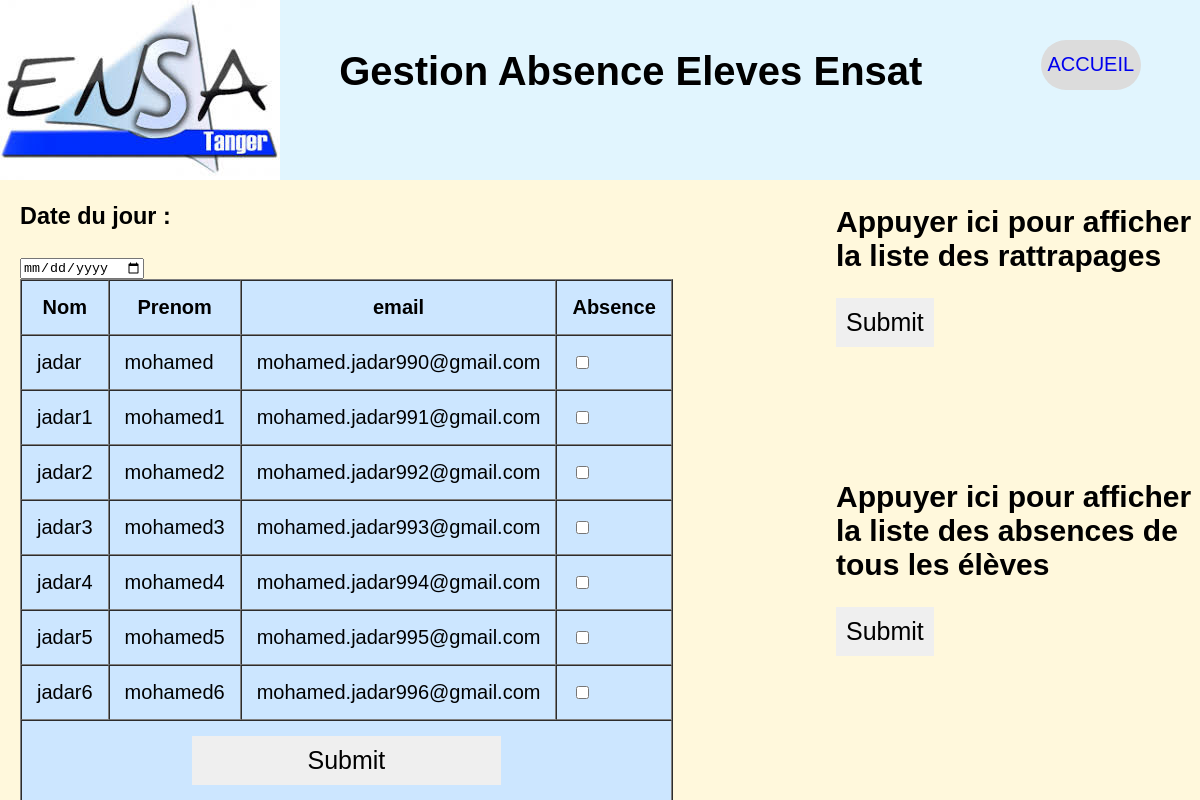
The page / on the database its author committed.
### tables this page shows
CREATE TABLE `eleves` (
  `CNE` varchar(20) NOT NULL,
  `NOM` varchar(25) NOT NULL,
  `PRENOM` varchar(25) NOT NULL,
  `EMAIL` varchar(200) NOT NULL,
  `PHOTO` varchar(200) NOT NULL
);

### CONTROLLER/controlleur.php (called while the page is built, shortened)
<?php
require 'Model/modele.php';
function Accueil(){
  $list_eleve = get_list_eleve();
  require 'VUES/vueForm.php';
}

### MODEL/modele.php (called while the page is built, shortened)
<?php
function connect_bdd() {
  $bdd = new PDO('mysql:host=localhost;dbname=ensaabsence;charset=utf8', 'root', '');
   $bdd->setAttribute(PDO::ATTR_ERRMODE, PDO::ERRMODE_EXCEPTION);
  return $bdd;
}
function get_list_eleve(){
 $bdd = connect_bdd();
  $res = $bdd ->query('select nom,prenom ,email ,cne from eleves order by nom asc ;');
  return $res ;
}
 ?>

### VUES/vueForm.php (the view, shortened to what this page needs)
		<div class="box1">
			<form action="index.php/?submit=form" method="POST">
			<div class="date">
				<h3>Date du jour : </h3>
				<input type="date" name="date_j">
			</div>
				<table border="1" CELLSPACING=0 CELLPADDING=15>
					<thead>
						<tr>
							<th>Nom</th>
							<th>Prenom</th>
							<th>email</th>
							<th>Absence</th>
						</tr>
					</thead>
					<?php foreach ($list_eleve as $eleve):  ?>
						<tr>
							<td><?php echo $eleve['nom'] ?></td>
							<td><?php echo $eleve['prenom'] ?></td>
							<td><?php echo $eleve['email'] ?></td>
							<td><input type="checkbox" name="check_list[]" value="<?php echo $eleve['cne'] ?>"></td>
						</tr>
					<?php endforeach ;  ?>
					<tr align="MIDDLE"><td colspan=4><input type="submit" class="btn" name="submitF" value="Submit"></td></tr>
				</table>
			</form>
		</div>
		<div class="box2">
			<form action="index.php?submit=ratt" method="POST">
				<h2>Appuyer ici pour afficher la liste des rattrapages</h2>
				<input type="submit" class="btn2" name="submitR" value="Submit">
			</form>
		</div>
		<div class="box3">
			<form action="index.php?submit=absence_Tout" method="POST">
				<h2>Appuyer ici pour afficher la liste des absences de tous les élèves</h2>
				<input type="submit" class="btn2" name="submitA" value="Submit">
			</form>
		</div>
<?php $contenu = ob_get_clean(); ?>
<?php require 'gabarit.php'; ?>

### index.php
<?php
	require 'CONTROLLER/controlleur.php';
try {
  if (isset($_GET['submit'])) {
		if($_GET['submit']=="form"){
			Liste_Absence();
		}elseif ($_GET['submit']=="ratt") {
			Liste_Ratt();
		}elseif ($_GET['submit']=="absence_Tout") {
			Liste_all_absence();
		}else
			throw new Exception("Error Processing Request", 1);
  }else
	 Accueil();
}
 catch(Exception $e){
 	echo  $e->getMessage();
 }

### gabarit.php (shortened to what this page needs)
<!DOCTYPE html>
<html lang="en">
<head>
	<link rel="stylesheet" href="CSS/style.css">
</head>
<body>
	<header class="header">
	 	<h1 class="head">Gestion Absence Eleves Ensat </h1>
		<img src="cropped-logo-1.jpg" class="logo-ensa" alt="logo_ensaT">
		<button class="btn-accueil"><a href="index.php">ACCUEIL</a></button>
	</header>
<?= $contenu ; ?>
</body>
</html>

### CSS/style.css (style rules this page uses)
body { font-family: sans-serif ; font-size: 20px; background: #FFF8DC; margin: 0; }
.header { display: grid ; background: #e1f5fe ; grid-template-areas: 'logo h1 h1 btn-accueil' }
.logo-ensa { grid-area: logo ; }
.header h1 { grid-area: h1; margin-left: 0; margin-top: 7%; }
.btn-accueil { grid-area: btn-accueil ; border-radius: 25px; font-size: 20px; font-weight: 10px; border: 0; color: black; background: #DCDCDC; width: 100px; height: 50px; margin-top: 25%; }
.btn-accueil a { text-decoration: none; }
.btn { width: 50%; border: 0; padding: 10px; font-size: 25px; }
.btn2 { border: 0; padding: 10px; font-size: 25px; }
.box1 { float : left; width: 68%; box-sizing: border-box; margin-left: 20px; }
.box2 { float : left; width: 30%; box-sizing: border-box; }
.box3 { box-sizing: border-box; margin-top: 300px; }
table { background: #cce6ff; }

### rows shown on the page
eleves: NOM "jadar", PRENOM "mohamed", EMAIL "mohamed.jadar990@gmail.com"
eleves: NOM "jadar1", PRENOM "mohamed1", EMAIL "mohamed.jadar991@gmail.com"
eleves: NOM "jadar2", PRENOM "mohamed2", EMAIL "mohamed.jadar992@gmail.com"
eleves: NOM "jadar3", PRENOM "mohamed3", EMAIL "mohamed.jadar993@gmail.com"
eleves: NOM "jadar4", PRENOM "mohamed4", EMAIL "mohamed.jadar994@gmail.com"
eleves: NOM "jadar5", PRENOM "mohamed5", EMAIL "mohamed.jadar995@gmail.com"
eleves: NOM "jadar6", PRENOM "mohamed6", EMAIL "mohamed.jadar996@gmail.com"
